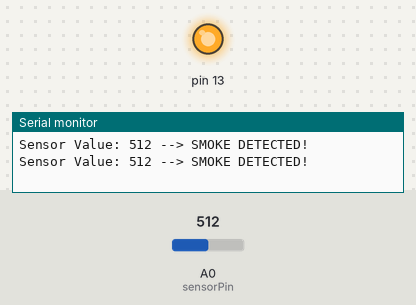
Simulated run of this sketch. Board: Arduino Uno, built with avr-gcc and run on an emulated ATmega328P. Parts: output pins drawn as LEDs (lit = HIGH), the last lines printed to the serial monitor. The inputs (shaded band) are chosen by the test bench; at power-on: A0 (sensorPin) = 512.

Above: at 1.8 s.
1.9 s: A0 (sensorPin) set to 365
3.4 s: A0 (sensorPin) set to 339
At 4.5 s:
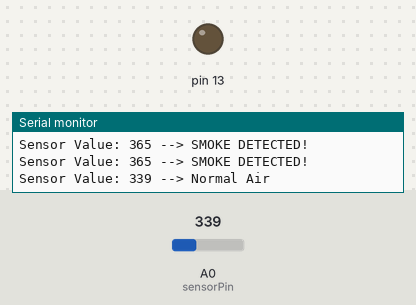
5.5 s: A0 (sensorPin) set to 360
At 7.2 s:
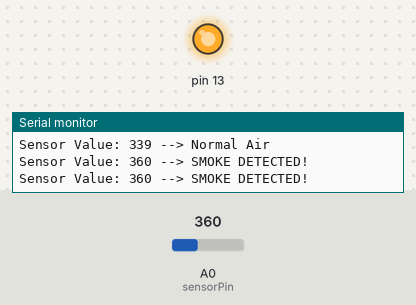
7.5 s: A0 (sensorPin) set to 340
At 8.8 s:
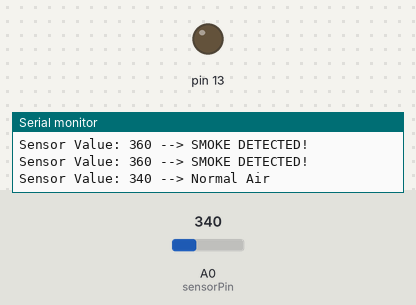
Timing chart, 0 to 10.5 s (numbered marks = the images above; inputs shaded):
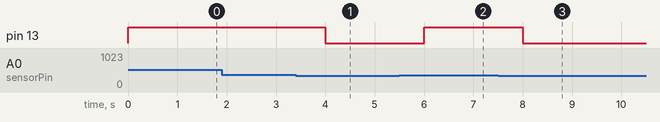

The sketch:

GasSensor_with_arduino_2C_Ved_Prakash_69.ino
```cpp
int sensorPin = A0;
int sensorValue = 0;

void setup() {
  pinMode(13, OUTPUT);
  Serial.begin(9600);
}

void loop() {
  sensorValue = analogRead(sensorPin);

  if (sensorValue >= 350) {
    digitalWrite(13, HIGH);
    Serial.print("Sensor Value: ");
    Serial.print(sensorValue);
    Serial.println(" --> SMOKE DETECTED!");
  }
  else {
    digitalWrite(13, LOW);
    Serial.print("Sensor Value: ");
    Serial.print(sensorValue);
    Serial.println(" --> Normal Air");
  }

  delay(1000);
}
```

Measured:
- the behaviour switches between 350 and 349 on A0 (sensorPin) (found by bisection; images 0 and 1)
- after the input at 3.4 s, pin 13: HIGH → LOW after 0.60 s
- after the input at 5.5 s, pin 13: LOW → HIGH after 0.50 s
- after the input at 7.5 s, pin 13: HIGH → LOW after 0.50 s
